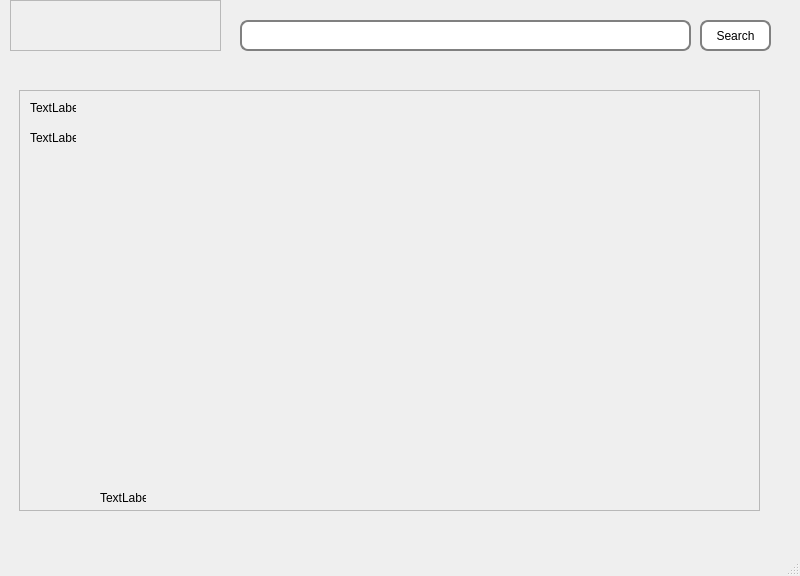
<?xml version="1.0" encoding="UTF-8"?>
<ui version="4.0">
 <class>MainWindow</class>
 <widget class="QMainWindow" name="MainWindow">
  <property name="geometry">
   <rect>
    <x>0</x>
    <y>0</y>
    <width>800</width>
    <height>576</height>
   </rect>
  </property>
  <property name="windowTitle">
   <string>MainWindow</string>
  </property>
  <widget class="QWidget" name="centralwidget">
   <widget class="QFrame" name="frame">
    <property name="geometry">
     <rect>
      <x>10</x>
      <y>0</y>
      <width>211</width>
      <height>51</height>
     </rect>
    </property>
    <property name="styleSheet">
     <string notr="true">background-image: url(E:/final project/pictures/logo_small.gif);
</string>
    </property>
    <property name="frameShape">
     <enum>QFrame::StyledPanel</enum>
    </property>
    <property name="frameShadow">
     <enum>QFrame::Raised</enum>
    </property>
   </widget>
   <widget class="QLineEdit" name="lineEdit">
    <property name="geometry">
     <rect>
      <x>240</x>
      <y>20</y>
      <width>451</width>
      <height>31</height>
     </rect>
    </property>
    <property name="font">
     <font>
      <family>Constantia</family>
      <pointsize>12</pointsize>
      <weight>75</weight>
      <bold>true</bold>
     </font>
    </property>
    <property name="styleSheet">
     <string notr="true">background:white;
padding: 2px;
border-style: solid;
border: 2px solid gray;
border-radius: 8px;</string>
    </property>
   </widget>
   <widget class="QPushButton" name="pushButton">
    <property name="geometry">
     <rect>
      <x>700</x>
      <y>20</y>
      <width>71</width>
      <height>31</height>
     </rect>
    </property>
    <property name="styleSheet">
     <string notr="true">background:white;
padding: 2px;
border-style: solid;
border: 2px solid gray;
border-radius: 8px;</string>
    </property>
    <property name="text">
     <string>Search</string>
    </property>
   </widget>
   <widget class="QScrollArea" name="scrollArea">
    <property name="geometry">
     <rect>
      <x>19</x>
      <y>90</y>
      <width>741</width>
      <height>421</height>
     </rect>
    </property>
    <property name="widgetResizable">
     <bool>true</bool>
    </property>
    <widget class="QWidget" name="scrollAreaWidgetContents">
     <property name="geometry">
      <rect>
       <x>0</x>
       <y>0</y>
       <width>739</width>
       <height>419</height>
      </rect>
     </property>
     <widget class="QLabel" name="label">
      <property name="geometry">
       <rect>
        <x>80</x>
        <y>400</y>
        <width>46</width>
        <height>13</height>
       </rect>
      </property>
      <property name="text">
       <string>TextLabel</string>
      </property>
     </widget>
     <widget class="QLabel" name="label_2">
      <property name="geometry">
       <rect>
        <x>10</x>
        <y>10</y>
        <width>46</width>
        <height>13</height>
       </rect>
      </property>
      <property name="text">
       <string>TextLabel</string>
      </property>
     </widget>
     <widget class="QLabel" name="label_3">
      <property name="geometry">
       <rect>
        <x>10</x>
        <y>40</y>
        <width>46</width>
        <height>13</height>
       </rect>
      </property>
      <property name="text">
       <string>TextLabel</string>
      </property>
     </widget>
    </widget>
   </widget>
  </widget>
  <widget class="QMenuBar" name="menubar">
   <property name="geometry">
    <rect>
     <x>0</x>
     <y>0</y>
     <width>800</width>
     <height>21</height>
    </rect>
   </property>
  </widget>
  <widget class="QStatusBar" name="statusbar"/>
 </widget>
 <resources/>
 <connections/>
</ui>
